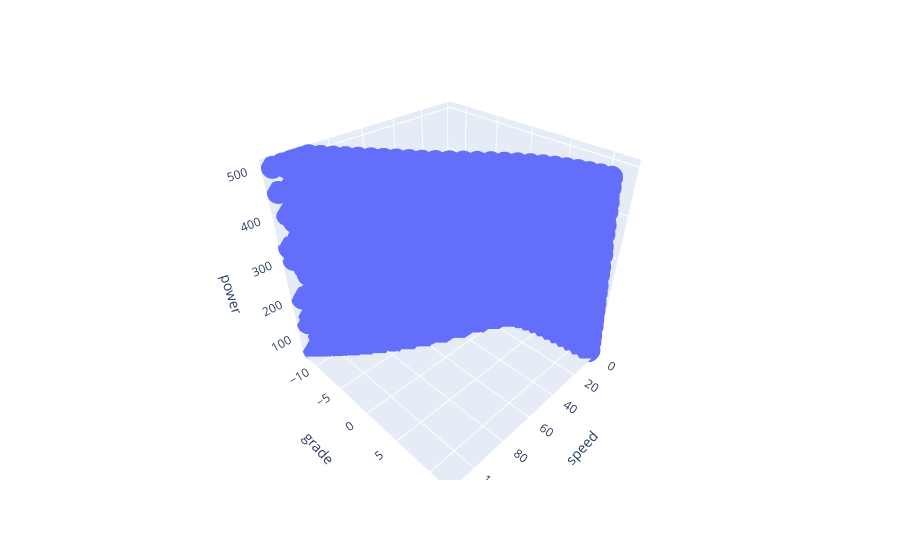

This figure's notebook cell:
### Code cell
px.scatter_3d(df, x='speed', y='grade', z='power')

### Figure 1 — Plotly figure (JSON) as saved in the notebook; plotly's stock layout.template omitted (floating-point values rounded to 4 significant figures; data arrays with more than 128 entries replaced by an {"elided": "..."} marker saying what was removed)
{"data": [{"hovertemplate": "speed=%{x}<br>grade=%{y}<br>power=%{z}<extra></extra>", "legendgroup": "", "marker": {"color": "#636efa", "symbol": "circle"}, "mode": "markers", "name": "", "scene": "scene", "showlegend": false, "type": "scatter3d", "x": {"elided": "3400 float values"}, "y": {"elided": "3400 float values"}, "z": {"elided": "3400 int values"}}], "layout": {"legend": {"tracegroupgap": 0}, "margin": {"t": 60}, "scene": {"domain": {"x": [0, 1], "y": [0, 1]}, "xaxis": {"title": {"text": "speed"}}, "yaxis": {"title": {"text": "grade"}}, "zaxis": {"title": {"text": "power"}}}}}
